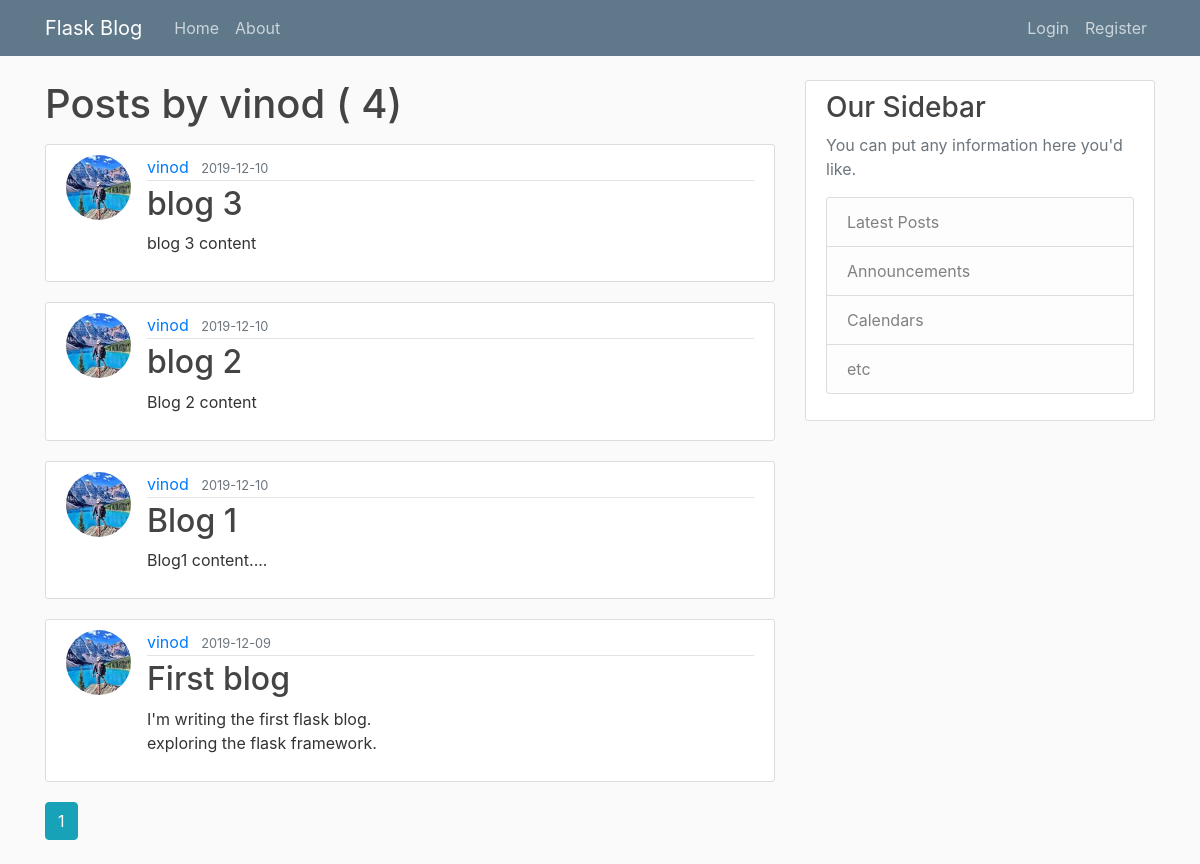
The page /user/vinod on the database its author committed.
### flaskblog/models.py (models this page shows, shortened)
class User(db.Model,UserMixin):
    id = db.Column(db.Integer, primary_key=True)
    username = db.Column(db.String(20), unique=True, nullable=False)
    email = db.Column(db.String(120), unique=True, nullable=False)
    image_file = db.Column(db.String(20), nullable=False, default='default.jpg')
    password = db.Column(db.String(60), nullable=False)
    posts = db.relationship('Post', backref='author', lazy=True)

class Post(db.Model):
    id = db.Column(db.Integer, primary_key=True)
    title = db.Column(db.String(100), nullable=False)
    date_posted = db.Column(db.DateTime, nullable=False, default=datetime.utcnow)
    content = db.Column(db.Text, nullable=False)
    user_id = db.Column(db.Integer, db.ForeignKey('user.id'), nullable=False)

### flaskblog/routes.py (the view)
@app.route("/user/<string:username>")
def user_posts(username):
    page = request.args.get('page',1 ,type=int)
    user = User.query.filter_by(username=username).first_or_404()
    posts = Post.query.filter_by(author=user).order_by(Post.date_posted.desc()).paginate(page = page, per_page= 4)
    return render_template('user_post.html', posts=posts ,user=user)

### flaskblog/templates/user_post.html
{% extends "layout.html" %}
{% block content %}
<h1 class=" mb-3">Posts by {{ user.username }} ( {{ posts.total }})</h1>
    {% for post in posts.items %}
        <article class="media content-section">
            <img class = "rounded-circle article-img" src="{{ url_for('static', filename = 'profile_pics/'+ post.author.image_file ) }}">
          <div class="media-body">
            <div class="article-metadata">
              <a class="mr-2" href="{{ url_for('user_posts' ,username = post.author.username) }}">{{ post.author.username }}</a>
              <small class="text-muted">{{ post.date_posted.strftime('%Y-%m-%d') }}</small>
            </div>
            <h2><a class="article-title" href=" {{ url_for('post', post_id = post.id) }}">{{ post.title }}</a></h2>
            <p class="article-content">{{ post.content }}</p>
          </div>
        </article>
    {% endfor %}
    {% for page_num in posts.iter_pages(left_edge=1, right_edge=1, left_current=1, right_current=2) %}
        {% if page_num %}
            {% if posts.page == page_num %}
                <a class="btn btn-info mb-4" href=" {{ url_for('user_posts', username= user.username , page = page_num) }}">{{ page_num }}</a>
            {% else %}
                 <a class="btn btn-outline-info mb-4" href=" {{ url_for('user_posts', username= user.username ,page = page_num) }}">{{ page_num }}</a>
            {% endif %}
        {% else %}
            ...
        {% endif %}
    {% endfor %}
{% endblock content %}

### flaskblog/static/main.css (style rules this page uses)
body { background: #fafafa; color: #333333; margin-top: 5rem; }
h1, h2, h3, h4, h5, h6 { color: #444444; }
.content-section { background: #ffffff; padding: 10px 20px; border: 1px solid #dddddd; border-radius: 3px; margin-bottom: 20px; }
.article-title { color: #444444; }
.article-content { white-space: pre-line; }
.article-img { height: 65px; width: 65px; margin-right: 16px; }
.article-metadata { padding-bottom: 1px; margin-bottom: 4px; border-bottom: 1px solid #e3e3e3 }

### rows shown on the page
User: username "vinod"
Post: image_file (picture), author.username "vinod", date_posted "2019-12-10", title "blog 3", content "blog 3 content"
Post: image_file (picture), author.username "vinod", date_posted "2019-12-10", title "blog 2", content "Blog 2 content"
Post: image_file (picture), author.username "vinod", date_posted "2019-12-10", title "Blog 1", content "Blog1 content...."
Post: image_file (picture), author.username "vinod", date_posted "2019-12-09", title "First blog", content "I'm writing the first flask blog. exploring the flask framework."

### other values the page prints
{{ posts.total }} "4"
{{ page_num }} "1"
